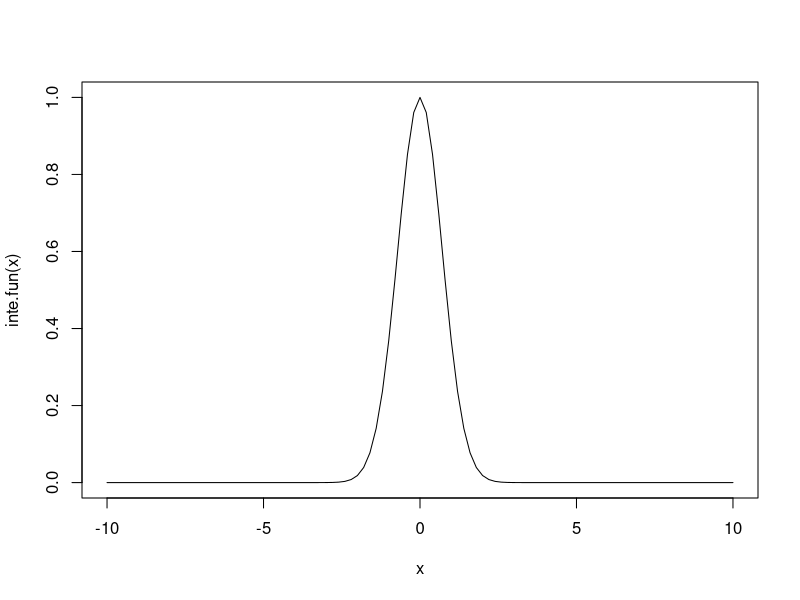
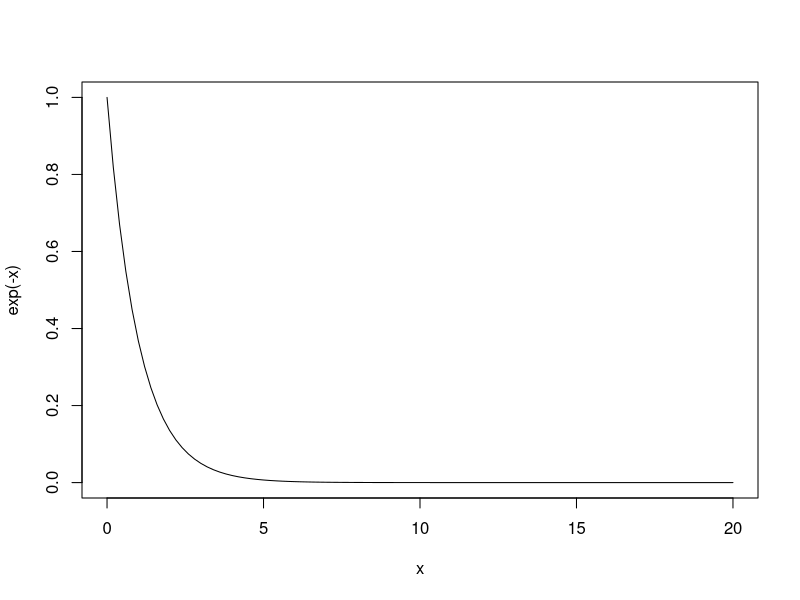
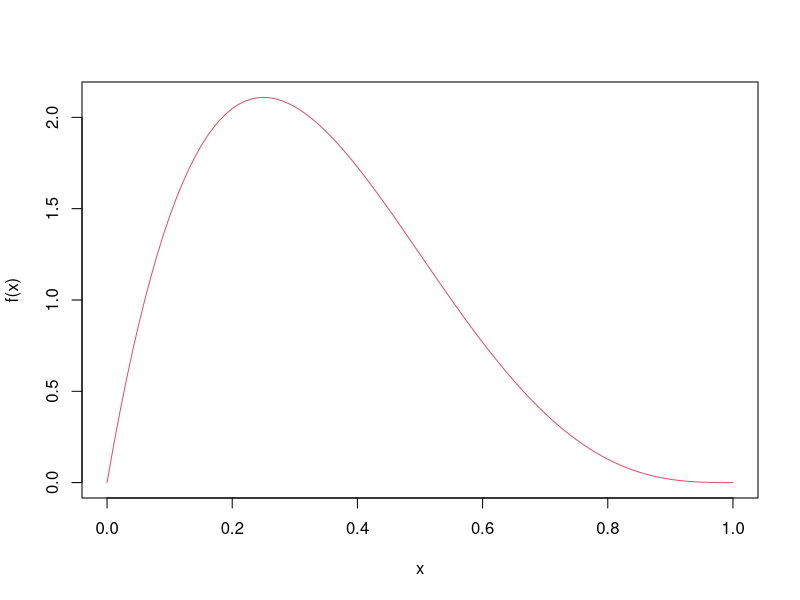
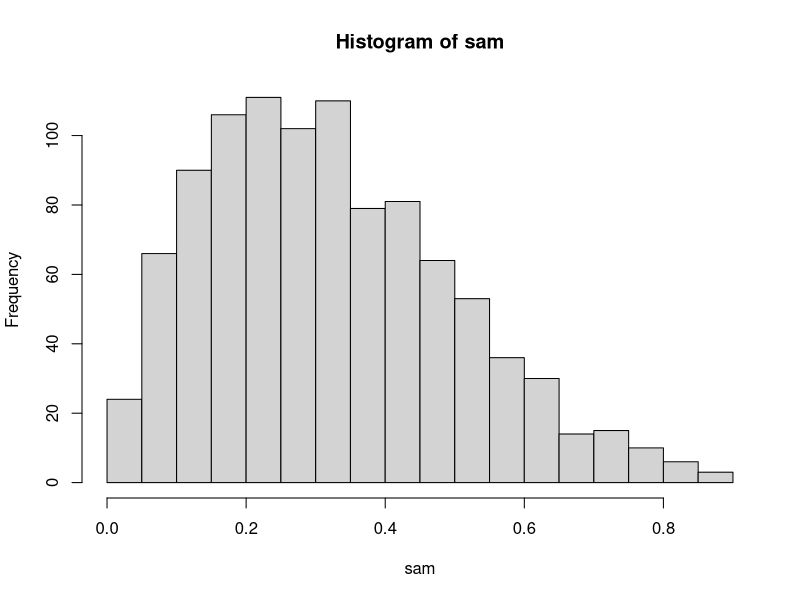
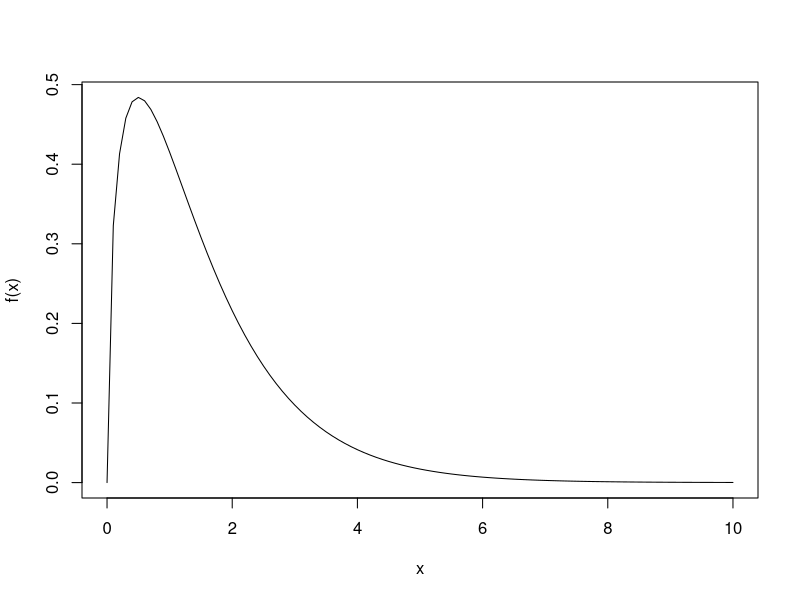
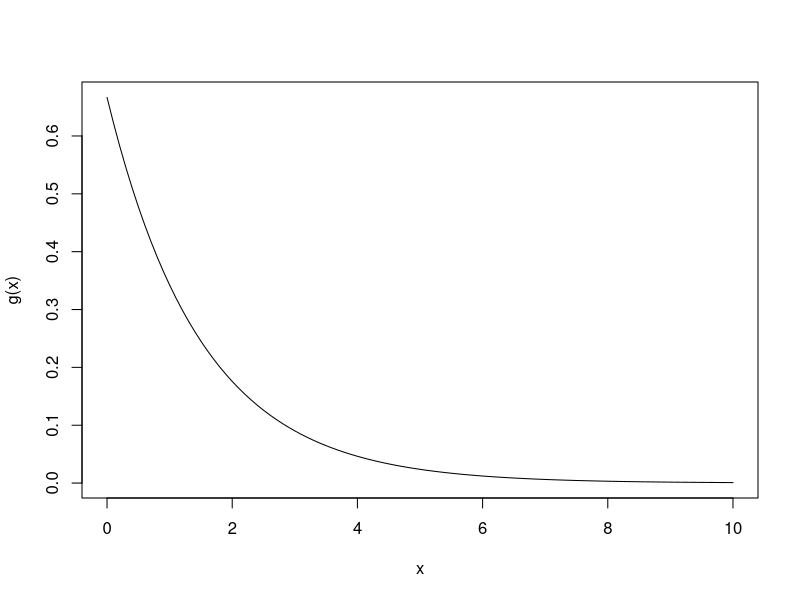
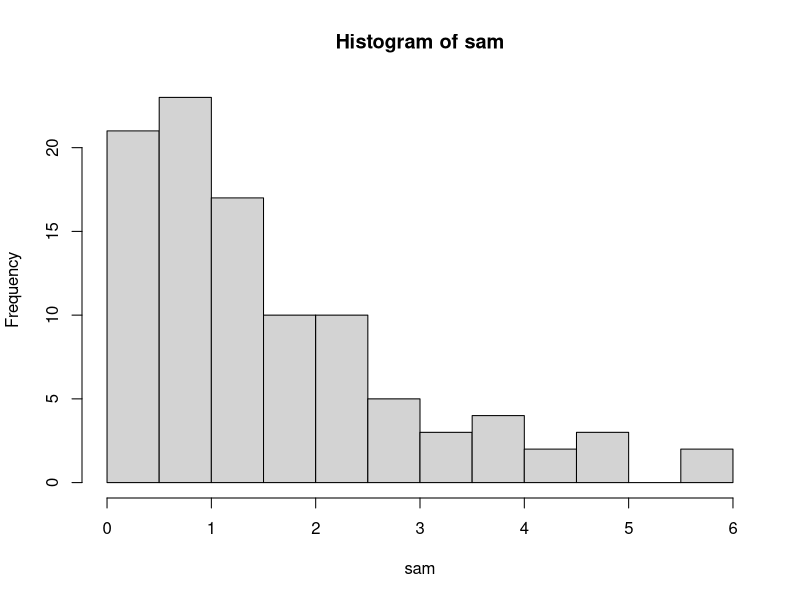
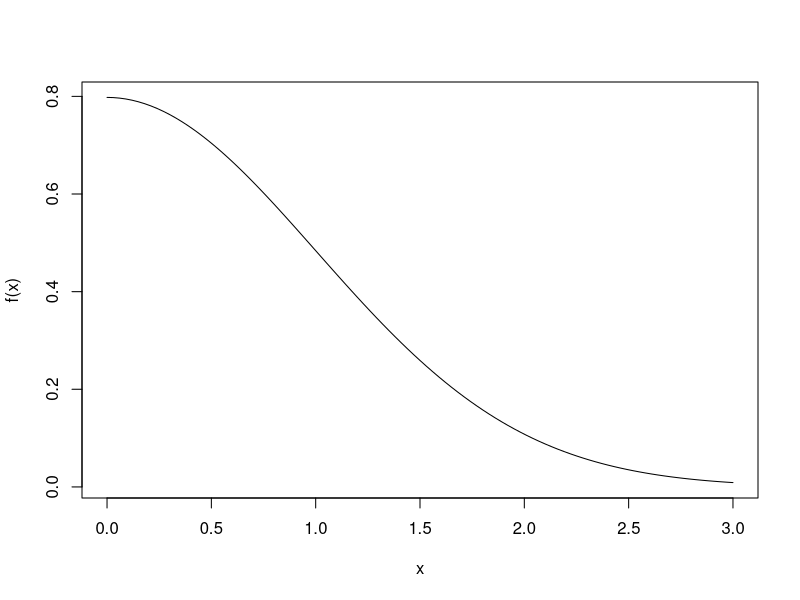

The R source for these figures, in order: (Note: this script raises an error after producing the figures.)









































################################################################################
# Practical 1

# Use simulation to approximate the following integral. Also compare your estimate with
# the exact answer if known:

# integration exp(x^2) range -inf to inf
inte.fun <- function(x){
  return(exp(-x^2))
}
# Actual Value
ac <-integrate(inte.fun, -Inf, Inf)
ac
# plot 
curve(inte.fun, from = -10, to = 10)
# Simulation with random number
# using runif()
u <- runif(1000,-5,5)
# Multiply of density
ap.value <- mean(inte.fun(u))*10
# Approximate value
ap.value
# Error of Approximation
e <- abs(ap.value - ac$value)
e

################################################################################
# Practical 2
# Use simulation to approximate the following integral. Also compare your estimate with
# the exact answer if known:
# double integration of exp(-(x+y))dydx range 0 to inf and 0 to x
# Plot
curve(exp(-x), from = 0, to= 20)

u1 <- runif(1000, 0, 10)
u2 <- runif(1000, 0, 10)
Iy <- ifelse(u1 <u2,1,0)

ap.value <- mean(Iy*exp(-(u1+u2))*10*10)
# Approximate value
ap.value
# Actual value
ac <- 0.5
# Error of Approximation
e <- abs(ap.value - ac)
e

################################################################################
# Practical 3

# Let U be Uniform on (0,1). Use simulation to approximate the following:
# Corr(u ,sqrt(1-u^2) )
# corr(u^2,  sqrt(1-u^2))

u <- runif(1000, 0,1)
y <- sqrt(1-u^2)
# Correlation of 1
cor(u, y)
x <- u^2
# Correlation
cor(x,y)

################################################################################
# Practical 4
# Let us use the rejection method to generate a random variable having density function
# f(x) = 20*x*(1-x)^3 0<x<1
f <-function(x){
  return(20*x*(1-x)^3)
}
curve(f,0,1, col =2)
c <- 135/65 
sam <- c()
while(TRUE){
  u <- runif(1, 0,1)
  x <- runif(1,0,1)
  if(u < f(x)/c){
    sam <- c(sam, x)
  }
  if(length(sam) ==1000){
    break
  }
}
sam
hist(sam, breaks =20)
################################################################################
# Practical 5
# Implement the rejection sampling technique to generate a random variable following the
# gamma distribution with parameters (3/2, 1), where the density function is given by
# f(x) = K* x^0.5 * exp(-x) ;x>0
K <- 2/sqrt(pi)

f <- function(x){
  return(2* x^0.5 * exp(-x) / sqrt(pi))
}

g <- function(x){
  # To take a density of exponential
  return(2* exp(-2*x/3)/3)
}
curve(f, 0, 10)
curve(g, 0, 10)
c <- 3^(3/2) /(2*pi*exp(1))^0.5
sam <- c()
while(TRUE){
  u <- runif(1, 0,1)
  x <- rexp(1, 2/3)
  if(u < f(x)/(g(x)*c)){
    sam <- c(sam, x)
  }
  if(length(sam) ==100){
    break
  }
}
sam
hist(sam, breaks =20)


################################################################################
# Practical 6
# Using the rejection technique generate a Normal random number Z(0,1) where the
# absolute value of z has the following density function,
# f(x) = (2/sqrt(2*pi)) * exp(-x^2 /2) ; x>0

f <- function(x){
  return((2/sqrt(2*pi)) * exp(-x^2 /2))
}

g <- function(x){
  return(exp(-x))
}
c <- sqrt(2*exp(1)/ pi)
sam <- c()
while(TRUE){
  u <- runif(1, 0,1)
  x <- rexp(1, 1)
  if(u < f(x)/(g(x)*c)){
    sam <- c(sam, x)
  }
  if(length(sam) ==100){
    break
  }
}
sam
curve(f, 0, 3)
hist(sam, breaks =20)

################################################################################
# Practical 7
# If Z is a standard normal variable, then show that
# E(|z|) = sqrt(2/pi)
# Actual value
ac.value <- sqrt(2/pi); ac.value
sam <- rnorm(1000)
# Approximate value
ap.value <- mean(abs(sam)) ; ap.value
# Error 
e <- abs(ap.value - ac.value); e
################################################################################
# Practical 8
# Estimate the expected value E(x^2)when X ∼ N(0,1). using importance sampling with a proposal
# distribution q(x) = N(5,2). Compare the target distribution p(x) and the proposal distribution q(x)
# using a density plot.

sam1 <- rnorm(1000, 0, 1)
expx2 <- mean(sam1^2)
expx2

true_ex<- 1 
# important  sampling
sam2 <- rnorm(1000, 5,2)

weights <- dnorm(sam2, 0,1)/ dnorm(sam2, 5,2) 

exx2_imp <- sum(weights*sam2^2)/sum(weights) 
exx2_imp

x_vals <- seq(-5, 10, length.out = 1000)
p_vals <-dnorm(x_vals, 0, 1)
q_vals <- dnorm(x_vals, 5, 2)


plot(x_vals, p_vals, type = "l", col = "blue", lwd = 2, ylim = c(0, max(p_vals, q_vals)), 
     xlab = "x", ylab = "Density", main = "Comparison of Target and Proposal Distributions")
lines(x_vals, q_vals, col = "red", lwd = 2, lty = 2)  

################################################################################
# Practical 9
p <- 0.3
geo_simu <- function(p){
  x <- 1
  while (TRUE) {
    u <- runif(1)
    if(u <p){
      return(x)
    }
    x <- x+1
  }
}

n <- 1000
samp <- replicate(n, geo_simu(p))
x_vals <- 1:20
theo_p <- (1-p)^(x_vals -1)*p

sim_p <- table(samp) / n

plot(as.numeric(names(sim_p)), as.numeric(sim_p), type = "h", col = "blue", lwd = 2, 
     xlab = "X", ylab = "P(X)", main = "Simulated vs Theoretical Geometric Distribution",
     ylim = c(0, max(sim_p, theo_p)))
points(x_vals, theo_p, col = "red", pch = 19)
legend("topright", legend = c("Simulated", "Theoretical"), col = c("blue", "red"), lwd = 2, pch = c(NA, 19))

################################################################################
# Practical 10
# Suppose X is a random variable following the probability density function f(x). Use Monte Carlo
# simulation to estimate the expectation of function h(x) = x/2^(x-1) 
# Apply the Antithetic Variates Method to
# improve the efficiency of the estimation and reduce variance. Use k samples to verify the accuracy of the
# estimates. Compare the computational efficiency (time taken) and variance of both methods. Provide a
# visualization of the Monte Carlo and Antithetic estimates to demonstrate the variance reduction effect.

# let assume x ~ unifrom (0,1)
h <- function(x){
  return( x/2^(x-1))
}

l <- data.frame(n = c(),mean_mc =c(), var_mc =c(),mean_av= c(),var_av =c(), per_var = c())
K = c(1000, 2000, 6000)
for(n in K){
  ###    Basic Monte Carlo
  u <- runif(n)
  mean_mc <- mean(h(u))
  var_mc <- var(h(u))
  # cat("Basic MC Estimate: ",mean_mc , "\n")
  # cat("Variance - Basic MC: ", var_mc, "\n")
  
  ###    Antithetic Variates
  u1 <- runif(n/2)
  u2 <- 1-u1
  mean_av <- (mean(h(u1))+mean(h(u2)))/2
  var_av <-(var(h(u1))+var(h(u2))+ 2* cov(h(u1), h(u2)))/(4*n)
  # cat("Antithetic Estimate: ",mean_av , "\n")
  # cat("Variance - Antithetic: ",var_av  , "\n")
  # percent of variance reduction with respect to var_mc
  per_var <- (var_mc -var_av )*100/var_mc
  l1 <- data.frame(n =c( n),mean_mc =c(mean_mc), var_mc =c(var_mc),mean_av= c(mean_av),var_av =c(var_av), per_var = c(per_var))
  l <- rbind(l,l1)
}
l
barplot(l$var_mc)
barplot(l$var_av)



################################################################################
# Practical 11
#Suppose Xis a random variable following the Exponential distribution with parameter λ.
#Use Monte Carlo simulation to estimate the expectation of the function h(x) = exp(-x).
#Apply the control Variates Method to improve the efficiency of the estimation and reduce
#variance. Use k samples to verify the accuracy of the estimates. Compare the
#computational efficiency (time taken) and variance of both methods. Provide a
#visualization of the Monte Carlo and Antithetic estimates to demonstrate the variance
# reduction effect.

h <- function(x){
  return( x/2^(x-1))
}

g <- function(x) {
  x
}
l <- data.frame(n = c(),mean_mc =c(), var_mc =c(),mean_av= c(),var_av =c(), per_var = c())
K = c(1000, 2000, 6000)
for(n in K){
  ###    Basic Monte Carlo
  u <- rexp(n,1)
  mean_mc <- mean(h(u))
  var_mc <- var(h(u))
  # cat("Basic MC Estimate: ",mean_mc , "\n")
  # cat("Variance - Basic MC: ", var_mc, "\n")
  
  ###    Antithetic Variates
  u1 <- rexp(n/2, 1)
  u2 <- g(u1)
  mean_av <- (mean(h(u1))+mean(h(u2)))/2
  var_av <-(var(h(u1))+var(h(u2))+ 2* cov(h(u1), h(u2)))/(4*n)
  # cat("Antithetic Estimate: ",mean_av , "\n")
  # cat("Variance - Antithetic: ",var_av  , "\n")
  # percent of variance reduction with respect to var_mc
  per_var <- (var_mc -var_av )*100/var_mc
  l1 <- data.frame(n =c( n),mean_mc =c(mean_mc), var_mc =c(var_mc),mean_av= c(mean_av),var_av =c(var_av), per_var = c(per_var))
  l <- rbind(l,l1)
}
l
barplot(l$var_mc)
barplot(l$var_av)


################################################################################
# Practical 12
# AR(1) Process simulation

T <- 100
phi <- 0.7
sigma <- 1.5

y <- numeric(T)
ep <- rnorm(T, mean = 0, sd = sigma) 
y[1] <- ep[1] 

for( t in 2:T){
  y[t] <- phi* y[t-1] +ep[t] 
}
# AR(1) simulation
plot(1:T, y, col = 2,type = 'l')

# MH algorithm to estimate the parameters
#Not done in practical(said to leave)

################################################################################
# Practical 13

# 1.Run the MCMC simulation using MH algorithm for 10,000 iterations to generate
# samples of the parameters.
# 2. Estimate the variance of the posterior mean using the nonoverlapping batch mean
# (NBM ) method. Also, provide the necessary plots.

set.seed(123)
ar1<-function(T,phi,sigma){
  y <- numeric(T)
  ep <- rnorm(T, mean = 0, sd = sigma) 
  y[1] <- ep[1] 
  
  for( t in 2:T){
    y[t] <- phi* y[t-1] +ep[t] 
  }
  return(y)
}

T <- 100
phi <- 0.7
sigma <- 1.5
y<-ar1(T,phi,sigma)

mh_sampler<-function(y,n,sd_phi=0.1,sd_sigma2=0.1){
  phi_mh<-numeric(n)
  sigma2_mh<-numeric(n)
  phi_mh[1]<-runif(1,-1,1)
  sigma2_mh[1]<-var(y)
  log_like<-function(phi,sigma2,y){
    l<-length(y)
    sum(dnorm(y[-1],mean=phi*y[-l],sd=sqrt(sigma2),log = T))
  }
  for(i in 2:n){
    phi_prop<-rnorm(1,phi_mh[i-1],sd_phi)
    sigma2_prop<-rnorm(1,sigma2_mh[i-1],sd_sigma2)
    if(abs(phi_prop)<1 && sigma2_prop>0){
      log_acp_ratio<-log_like(phi_prop,sigma2_prop,y) - log_like(phi_mh[i-1],sigma2_mh[i-1],y)
      if(log(runif(1))<log_acp_ratio){
        phi_mh[i]<-phi_prop
        sigma2_mh[i]<-sigma2_prop
      }
      else{
        phi_mh[i]<-phi_mh[i-1]
        sigma2_mh[i]<-sigma2_mh[i-1]
      }
    }
  }
  return(list(phi=phi_mh,sigma2=sigma2_mh))
}
samples<-mh_sampler(y,n=10000);samples

nbm_var<-function(x,batch_size){
  n_batch<-floor(length(x)/batch_size)
  batch_mean<-sapply(1:n_batch,function(i){
    mean(x[((i-1)*batch_size+1) : (i*batch_size)])
  })
  return(var(batch_mean)/n_batch)
}
cat('Estimated variance of phi using NBM :',nbm_var(samples$phi,batch_size = 50))
cat('Estimated variance of sigma2 using NBM :',nbm_var(samples$sigma2,batch_size = 50))

par(mfrow=c(3,2))
plot(samples$phi,type = 'l',main = 'Trace plot of phi',xlab = 'iterations',ylab = 'phi')
plot(samples$sigma2,type = 'l',main = 'Trace plot of sigma^2',xlab = 'iterations',ylab = 'sigma^2')
hist(samples$phi,breaks = 50,probability = T)
hist(samples$sigma2,breaks = 50,probability = T)
acf(samples$phi,main = 'Autocorrelation function of phi')
acf(samples$sigma2,main = 'Autocorrelation function of sigma^2')

################################################################################
# Practical 14
# Generate random samples from a Normal distribution using the Metropolis-Hastings
# (M-H) algorithm and estimate its parameters. Then, implement a burn-in period to
# remove initial bias and compare results using the Mean Squared Error (MSE).
# Do it for different sample sizes (n=50,100,250)


mh_sample<-function(n,mu = 0,sigma = 1,prop_sd = 1){
  set.seed(123)
  samples<-numeric(n)
  x<-rnorm(1,mu,sigma)
  samples[1]<-x
  for(i in 2:n){
    prop<-rnorm(1,x,prop_sd)
    acc_ratio<-dnorm(prop,mu,sigma)/dnorm(x,mu,sigma)
    if(runif(1)<acc_ratio){
      x<-prop
    }
    samples[i]<-x
  }
  return(samples)
}

n_mh<-10000
mu<-0
sigma<-1
samples<-mh_sample(n_mh,mu,sigma,prop_sd=2)
plot(cumsum(samples)/1:n_mh)

n<-c(50,100,250)
results<-data.frame(n=integer(),est_mean=numeric(),est_sd=numeric(),mse_mean=numeric(),mse_sd=numeric(),
                    est_mean_burn=numeric(),est_sd_burn=numeric(),mse_mean_burn=numeric(),
                    mse_sd_burn=numeric())
for(t in n){
  s<-mh_sample(t)
  est_mean<-mean(s)
  est_sd<-sd(s)
  mse_mean<-(mu-est_mean)^2
  mse_sd<-(sigma-est_sd)^2
  s_b<-samples[5000:(5000+t-1)]
  est_mean_burn<-mean(s_b)
  est_sd_burn<-sd(s_b)
  mse_mean_burn<-(mu-est_mean_burn)^2
  mse_sd_burn<-(sigma-est_sd_burn)^2
  results<-rbind(results,data.frame(n=t,est_mean=est_mean,est_sd=est_sd,mse_mean=mse_mean,mse_sd=mse_sd,
                                    est_mean_burn=est_mean_burn,est_sd_burn=est_sd_burn,
                                    mse_mean_burn=mse_mean_burn,mse_sd_burn=mse_sd_burn))
}
print(results)


################################################################################
# Practical RR Sir Practical 1 
# delivery time data calculate residual, standardised residual, studentized residual
# press residual, find influential obs. and leverage point


data <- data.frame(obsno = 1:25,
                   y = c(16.68,11.50,12.03,14.88,13.75,18.11,8,17.83,79.24,21.50,40.33,21,13.50,19.75,24,29,15.35,19,9.50,35.10,17.90,52.32,18.75,19.83,10.75),
                   x1 = c(7,3,3,4,6,7,2,30,5,10,16,4,6,6,9,10,6,7,3,17,10,26,9,8,4),
                   x2 = c(560,220,340,80,150,330,110,1460,605,688,215,255,462,448,448,60,200,132,36,770,140,810,450,635,150))


# Fit multiple linear regression model
model <- lm(y ~ x1 + x2, data = data)

# Residuals
data$residual <- residuals(model)

# Standardized residuals
data$standardized_resid <- rstandard(model)

# Studentized residuals
data$studentized_resid <- rstudent(model)

# Leverage (hat values)
data$leverage <- hatvalues(model)

# Cook's Distance (Influence measure)
data$cooks_distance <- cooks.distance(model)

# PRESS residuals: prediction residuals
press_resid <- residuals(model) / (1 - hatvalues(model))
data$press_resid <- press_resid

# Optional: Thresholds
leverage_cutoff <- 2 * (length(coef(model)) / nrow(data))  # Common threshold
influential_cooks_cutoff <- 4 / nrow(data)

# Identify influential observations and high leverage points
data$high_leverage <- data$leverage > leverage_cutoff
data$influential <- data$cooks_distance > influential_cooks_cutoff

# View results
print(data)


################################################################################


##### Bayesian

##practical 1
## Let us consider the following dataset from Normal distribution N(μ , 1).
## Let us consider μ ~ Ν ( τ , 2) is the prior distribution . 
## Obtain the posterior distribution for the parameter μ and plot the prior and
## posterior distribution in the same graph for τ = 10,15 and 20 . 
## Also, obtain the posterior mean for each value of the hyperparameter τ.
## 9.48,17.15,11.68,10.00,11.88,12.13,14.93,9.73,7.61,7.21,10.28,7.03,11.01,12.36,13.28,6.58,11.07,12.56,8.18,9.17

library(stats)
dataset<-c(9.48,17.15,11.68,10.00,11.88,12.13,14.93,9.73,7.61,7.21,10.28,7.03,11.01,12.36,13.28,6.58,11.07,12.56,8.18,9.17)
prior_mu<-0
prior_sd<-sqrt(2)
calculate_posterior<-function(dataset,prior_mu,prior_sd,t){
  n<-length(dataset)
  dataset_mean<-mean(dataset)
  posterior_sd<-1/sqrt((1/prior_sd^2)+(n/t^2))
  posterior_mu<-posterior_sd^2*((prior_mu/prior_sd^2)+(dataset_mean*n/t^2))
  return(list(mu=posterior_mu,sd=posterior_sd))
}
t_values<-c(10,15,20)
posterior_distributions<-list()
posterior_means<-c()
for(t in t_values){
  posterior<-calculate_posterior(dataset,prior_mu,prior_sd,t)
  posterior_distributions[[as.character(t)]]<-posterior
  posterior_means<-c(posterior_means,posterior$mu)
}
par(mfrow=c(1,length(t_values)),mar=c(5,5,2,2))
for(i in 1:length(t_values)){
  t<-t_values[i]
  posterior<-posterior_distributions[[as.character(t)]]
  x<-seq(prior_mu-4*prior_sd,prior_mu+4*prior_sd,length.out=100)
  y_prior<-dnorm(x,prior_mu,prior_sd)
  y_posterior<-dnorm(x,posterior$mu,posterior$sd)
  plot(x,y_prior,type="l",col="blue",xlab="mu",ylab="density",main=paste("t=",t))
  lines(x,y_posterior,col="red")
  legend("topright",legend = c("prior","posterior"),col=c("blue","red"),lty = 1)
}
cat("Posterior Means:\n")
for(i in 1:length(t_values)){
  cat("t=",t_values[i],":",posterior_means[i],"\n")
}


##practical 2
##Let us consider the following dataset follows an exponential distribution 
## with scale parameter θ. let us consider the prior% . 
## Obtain posterior distribution, Bayes Estimator, and 0-95 ΗPD interval for the parameter θ .
## 3.29,7.53,0.48,2.03,0.36,0,07,4.49,1.05,9.15,3.67,2.22,2.16,4.06,11.62,8.26,1.96,9.13,1.78,3.81,17.02

data<-c(3.29,7.53,0.48,2.03,0.36,0,07,4.49,1.05,9.15,3.67,2.22,2.16,4.06,11.62,8.26,1.96,9.13,1.78,3.81,17.02)
alpha<-1
beta<-1
likelihood<-function(theta,data){
  n<-length(data)
  sum(-theta*data)+n*log(theta)
}
posterior<-function(theta,data,alpha,beta){
  likelihood(theta,data)+dgamma(theta,alpha,beta,log = TRUE)
}
theta_values<-seq(0.001,10,by=0.001)
posterior_values<-sapply(theta_values,posterior,data=data,alpha=alpha,beta=beta)
posterior_density<-exp(posterior_values-max(posterior_values))
posterior_density<-posterior_density/sum(posterior_density)
bayes_estimator<-sum(posterior_density*theta_values)
cdf<-cumsum(posterior_density)
lower_index<-min(which(cdf>=0.025))
upper_index<-min(which(cdf>=0.975))
hpd_interval<-c(theta_values[lower_index],theta_values[upper_index])
cat("Bayes Estimator:",bayes_estimator,"\n")
cat("0.95 HPD interval:",hpd_interval[1],"-",hpd_interval[2],"\n")



##practical 3
## Consider the situation where in a child is given an intelligence test. Assume that the test result X is N( θ, 100), 
## where θ is the true IQ level of the child measured by the test. In other words if the child were to take a large number
## Of independent similar tests, his average score would be θ. Assume also that the population, as a whole, θ is distributed 
## according to a N(100, 225) distribution. Thus, if a child scores 115 on the test then,
## a. Obtain the distribution of his Io . 
## b. Obtain Baye's decision under the following setup of actions and loss functions
## Actions are defined as :
## a1: IQ is below average (θ< 90)
## a2: IQ is average ( 90 <= θ < =110)
## a3: IQ is above average (θ > 110)

## loss function are defined as :
## L(θ , a1 ), L(θ , a2 ),L(θ , a3)

calculate_posterior<-function(test_score,prior_mean,prior_variance,test_variance){
  posterior_mean<-(prior_mean/prior_variance+test_score/test_variance)/(1/prior_variance+1/test_variance)
  posterior_variance<-1/(1/prior_variance+1/test_variance)
  return(list(mean=posterior_mean,variance=posterior_variance))
}
test_score<-115
prior_mean<-100
prior_variance<-225
test_variance<-100
posterior<-calculate_posterior(test_score,prior_mean,prior_variance,test_variance)
posterior_mean<-posterior$mean
posterior_variance<-posterior$variance
distribution<-paste("N(",posterior_mean,",",posterior_variance,")")
action1_loss<-function(theta){
  if(theta<90){
    return(0)
  }
  else if(theta>=90&&theta<110){
    return(theta-90)
  }
  else{
    return(2*(theta-90))
  }
}

action2_loss<-function(theta){
  if(theta<90){
    return(90-theta)
  }
  else if(theta>=90&&theta<110){
    return(0)
  }
  else{
    return(theta-110)
  }
}

action3_loss<-function(theta){
  if(theta<90){
    return(2*(theta-110))
  }
  else if(theta>=90&&theta<110){
    return(110-theta)
  }
  else{
    return(0)
  }
}
decision<-c(action1_loss(posterior_mean),action2_loss(posterior_mean),action3_loss(posterior_mean))
bayes_decision<-paste("a",which.min(decision),sep="")
cat("Distribution of true IQ:",distribution,"\n")
cat("Bayes decision:",bayes_decision,"\n")




#practical 4
fmu<-82.1
pmu<-82.4
psig<-1.1
fsig<-1.7
ro<-1/((psig)^2)+1/((fsig)^2)
mux<-(fmu/((fsig)^2)+pmu/((psig)^2))/ro
sigx<-(1/ro)^(0.5)
prior<-pnorm(83,pmu,psig)/(1-pnorm(83,pmu,psig))
post<-pnorm(83,mux,sigx)/(1-pnorm(83,mux,sigx))
bayes<-post/prior
if(bayes>1)
  print("we accept H0 i.e mass of electron is less than 83")
if(bayes<1)
  print("We accept H1 i.e mass of electron is greater than 83")
if(bayes==1)
  print("neither H0 nor H1")
variable<-c("Prior_hours","POsterior_hours","bayes_factor")
Estimate<-c(prior,post,bayes)
data.frame(variable,Estimate)



####Cism
##Mid Square Method practical 1
z<-array(0,dim=500)
z[1]=2182   ##four digit number
for(i in 1:500){
  z[i+1]=z[i]^2%/%100%%10000
}
z
u=z/10000
u
hist(u)
#LCG Method
m=15
c=5;a=3
z=array(0,dim = 20)
n=20
z[1]=7
for(i in 1:n){
  z[i+1]=(a*z[i]+c)%%m
}
z
u<-z/m
u
##convert this random numbers from 10 to 20
u1=10*u+10;u1



###Box Muller#practical 2
n<-100
observations<-numeric(n)
for(i in 1:n){
  u1<-runif(100)
  u2<-runif(100)
  z1<-sqrt(-2*log(u1))*cos(2*pi*u2)
  z2<-sqrt(-2*log(u1))*sin(2*pi*u2)
  observations[i]<-z1}
observations
plot(density(observations))
##acceptance-rejection method
target_pdf=function(x)
{
  return(sqrt(2/pi)*exp(-x^2/2))
}
x=seq(0,5,0.1)
pdf_x=target_pdf(x)
plot(x,pdf_x)
lines(x,exp(-x))
n=5000
y=rexp(n,1)
u=runif(n,0,1)
c=sqrt(2/pi)*exp(0.5)
z=c()
j=1
for(i in 1:n)
{  t=target_pdf(y[i])/(c*dexp(y[i],1))
if(u[i]<=t)
{ z[j]=y[i]
j=j+1;
}
}
z
m=length(z)
plot(density(z))
hist(z,freq=F)

##double exponential
u1<-runif(1000)
u2<-runif(1000)
t=array()
for(i in 1:1000){
  if(u1[i]<=1/2){
    t[i]<-log(u2[i])
  }
  else{t[i]=-log(1-u2[i])}
}
plot(density(t))
t
u=runif(1000)
z=array()
j=1
c=sqrt(2*2.71/3.14)
for(i in 1:1000){
  if(u[i]<=((1/sqrt(2*3.14))*exp(-(t[i]^2)/2))/(((1/2)*exp(-abs(t[i]))*c))){
    z[j]=t[i]
    j=j+1
  }
}
plot(density(z))
z
length(z)


##Gamma practical 3
rm(gamma)
scale=10
shape=0.6
rate=1/scale;rate
lambda=rate/shape;lambda
c1=(1/gamma(shape))/(rate/shape)*(((shape-1)/(rate-lambda))^(shape-1))*exp(1-shape);c1
target_pdf<-function(x,shape,scale){
  return((1/(gamma(shape)*(scale^shape)))*(exp(-x/scale)*(x^(shape-1))))
}
x=seq(0,1000,1);length(x)
pdf_x=target_pdf(x,shape,scale)
plot(x,pdf_x)
plot(x,(c1*(1/(shape*scale))*(exp(-1/((shape*scale))*x))))
n=500
y=rexp(n,rate=1/(shape*scale))
u=runif(n,0,1)
z=c()
j=1
for(i in 1:n){
  t=target_pdf(y[i],shape,scale)/(c1*(1/(shape*scale)*exp(-(1/(shape*scale)*y[i]))))
  if(u[i]<=t){
    z[j]=y[i]
    j=j+1
  }
}
p=z[1:100];p
m=length(p);m
plot(density(p))
hist(p,freq = F)





##practical 4
library(MASS)
log_normal<-rlnorm(100,meanlog = 2,sdlog=0.6)
log_normal
fit<-fitdistr(log_normal,densfun="lognormal")
fit$estimate



scale<-10
expo<-rexp(100,rate = 1/scale)
expo
likelihood<-function(scale,data){
  -sum(log(dexp(data,rate = 1/scale))) 
}
mle<-optim(par = 1,fn = likelihood,data=expo)
mle$par

c<-10
obs<-rexp(100,rate = 1)
obs<-obs[obs<=c]
obs
n<-length(obs)
mle<-n/sum(obs)
mle
truncate_weibull<-function(n,c){
  variable<-numeric(n)
  i<-1
  while(i<=n){
    x<-rweibull(1,shape = 1,scale = 1)
    if(x<=c){
      variable[i]<-x
      i<-i+1}
  }
  variable
}
weibull=truncate_weibull(100,c);weibull



library(MASS)
fit<-fitdistr(weibull,densfun = "weibull",start = list(shape=1,scale=1),lower=list(shape=0,scale=0))
fit$estimate




####practical5
## estimate pi
n<-20
x<-runif(n,min=-2,max=2)
y<-runif(n,min =-2,max = 2)
for(i in 1:n){
  cat("(",x[i],",",y[i],")\n")
}
count<-sum(x^2+y^2<=4)
estimated_pi<-4*count/n;estimated_pi
plot(n,estimated_pi,type="l",xlab=20,ylab=3.6,main="convergence of estimated pi")


##practical 6
install.packages("survival")
library(survival)
lifetimes<-c(2.231011,3.172750,3.489482,3.564249,3.651828,3.775029,4.128005,4.330958,4.652746,4.694818,4.799658,4.967496,5.156554,5.169422,5.273725,5.420835,5.613455,5.758367)
censoring<-rep(1,length(lifetimes))
surv<-Surv(lifetimes,censoring)
fit<-survreg(surv~1,dist = "gaussian",control = survreg.control(maxiter = 1000))
coef(fit)
fit



#### Regression


data=cbind(c(1.6907, 1.7242, 1.7552, 1.7842, 1.8113,1.8369, 1.861, 1.8839),c(59, 60, 62, 56, 63, 59, 62, 60), 
           c(6, 13, 18, 28, 52, 53, 61, 60))
colnames(data) <-c("logarithm ofCS2 concentration ", "no of beetles","no of killed")
data
N<-length(data)
ni<-data[,2]
xi<-data[,1]
yi<-data[,3]
logistic<-glm(cbind(yi,ni-yi) ~ xi, family=binomial(logit), data=data.frame(data))
logistic
propi <- yi/ni

# Fitted logistic model
fit.logis <- Vectorize(function(d)  plogis(logistic$coefficients[1] +logistic$coefficients[2]*d))

curve(fit.logis,1.6,2, xlab = "Dose", ylab = "Proportion", main = "Fitted Model", lwd = 2, cex.axis = 1.5, cex.lab = 1.5)
points(xi,propi,pch=10,col="red",lwd=2)
logistic$coefficients[1]

##practical2
Y<-c(2,3,6,7,8,9,10,12,15)
X<-c(-1,-1,0,0,0,0,1,1,1)
pois<-glm(Y~X,family = "poisson")
summary(pois)
pois$fitted.values
par(mfrow = c(2,3))
plot(pois, which = 1:6)
par(mfrow = c(1,1))



##practical3
if (!requireNamespace("minpack.lm", quietly = TRUE)) {
  install.packages("minpack.lm")
}
library(minpack.lm)

# Define the data
x <- c(8, 10, 12, 14, 16, 18, 20, 22, 24, 26, 28, 30, 32, 34, 36, 38, 40, 42)
y <- c(0.490, 0.475, 0.450, 0.437, 0.433, 0.455, 0.423, 0.407, 0.407, 0.407, 
       0.405, 0.393, 0.405, 0.400, 0.395, 0.400, 0.390, 0.390)

# Define the nonlinear model
model <- function(params, x) {
  a <- params[1]
  beta <- params[2]
  a + exp(-beta * (x - 8))
}


residuals <- function(params, x, y) {
  y - model(params, x)
}

# Initial guesses for parameters
start_params <- c(a = 0.4, beta = 0.1)

# Fit the model using nonlinear least squares
fit <- nls.lm(par = start_params, fn = residuals, x = x, y = y)

# Extract the estimated parameters
params <- coef(fit)
a <- params["a"]
beta <- params["beta"]

# Print the estimated parameters
cat("Estimated parameters:\n")
cat("a =", a, "\n")
cat("beta =", beta, "\n")







####practical 4
#y: Delivery Time(in min)

y<-c(16.68, 11.50, 12.03, 14.88, 13.75, 18.11, 8.00,17.83,79.24, 21.50,40.33,21.00, 13.50,19.75,24.00,29.00, 15.35, 19.00,9.50,35.10,17.90,52.32,18.75,19.83, 10.75)

y



#x1: Number of cases

x1<-c(7,3,3,4,6,7,2,7,30,5,16,10,4,6,9,10,6,7,3,17,10,26,9,8,4)

x1


#x2: Distance (in ft)

x2<-c(560,220,340,80,150,330, 110,210,1460,605,688,215,255,462,448,776,200,132, 36,770,140,810,450,635,150)

x2



data<-data.frame(x1,x2)

data

# Obtaining Leverage Point

model=lm(y~.,data=data)

model

summary(model)

#use of hatvalues() function to extract the leverage values, leverage values

# ranges b/w 0-1. values closer to 1 indicates high leverages.

leverage<-hatvalues(model)

leverage


threshold<- 2*length(coef(model))/length (model$residuals)

threshold

high_leverage_values<-which (leverage>threshold)

high_leverage_values

# Conclusion: From the leverages obtained, the leverage value of obs.9 and obs.22 # are the two most leveraged values in the model.

# Obtaining the influential Point model

# there are three ways to detect the influential point:

#a) using cook statistic,



cook_dist<-cooks.distance(model)

cook_dist


threshold_cook <-4/(length (model$residuals))

threshold_cook

influential_values<- which(cook_dist>threshold)

influential_values

dfbetas<- dfbetas (model)

dfbetas


dfits<- dffits(model)

dfits

model=lm(y~.,data=data)

model

summary(model)


residuals<-summary(model) $residuals

residuals

predicted_values<-predict(model)

predicted_values


press_residuals<-residuals(model,type="response")/(1-hatvalues(model))

press_residuals


raw_residuals<-residuals(model)

raw_residuals


studentized_residuals<-rstudent(model)

studentized_residuals




####practical 5
y<-c(8.01,9.06,10.31,11.78,12.43,13.31,13.10,14.94,16.17,14.71,13.20,13.19,11.70,10.99,10.80,10.66,10.75,9.47,10.31,8.88);y
length(y)
#X2: price at well hear in the previous year

x2<-c(4.89,4.83,4.68,4.42,4.36,4.55,4.66,4.54,4.44,4.75,4.56,4.29,4.19, 4.17,4.11,4.04,3.96,3.85,3.75,3.69)

x2
length(x2)
#x3: domestic output

x3<-c(5.52,5.05,5.41,6.16,6.26,6.34,6.81,7.15,7.17,6.71,7.05,7.04,7.18, 7.33,7.54,7.61,7.80,8.30,8.81,8.66)

x3
length(x3)
#x4: GNP constant

x4<-c(487.67,490.55,533.55,576.57,598.62,621.77,613.57,654.80,668.84,681.02,879.53,720.53,736.86,755.34,799.15,830.70,874.29,925.66,980.98,1007.72)

x4
length(x4)
#x5: trend value/time

x5<-c(1,2,3,4,5,6,7,8,9,10,11,12,13,14,15,16,17,18,19,20)
x5
length(x5)

library(stats)

data<-data.frame(x2,x3,x4,x5)

data

mlr_model<-lm(y~.,data=data)

mlr_model

summary(mlr_model)

loglin_model<-glm(log(y)~.,data=data);loglin_model

summary(loglin_model)

#For MLR, we are looking at the coeficient of determination and adjusted r_2. #higher the values of coeficient of determination and adjusted r_2 it indicates the #better fit. For Log-linear regression, we will examine at the deviance and AIC, lower #the deviance and AIC indicates the better fit.

#Conclusion: The Log linear model provides the better fit with the lower and #negative value of AIC.

#b)

model<-lm(y~., data=data)

model

residuals=model$residuals #extraction of residuals

residuals

n=length(residuals)

n

numerator=sum(diff(residuals)^2)

numerator

denominator=sum(residuals^2)

denominator

durbin_watson=numerator/denominator

durbin_watson

#The durbin watson test ranges from 0-4

#Value close to 2 indicates NO Autocorrelation, less than 2 indicates

#positive autocorrelation, greater than 2 indicates negative correlation

#Conclusion: As the value of durbin watson test is 0.80 which is less than 2 #indicates positive correlation.



godfrey_model=lm(y~.,data=data)

godfrey_model

godfrey_residuals=residuals(godfrey_model)

godfrey_residuals

lagged_residuals=c(NA,head(godfrey_residuals,-1));lagged_residuals

auxiliary_model=lm(godfrey_residuals~lagged_residuals)

auxiliary_model

r_squared=summary(auxiliary_model)$r.squared 
r_squared

n=length(godfrey_residuals)

Breusch_Godfrey<-n*r_squared

Breusch_Godfrey

summary(Breusch_Godfrey)

#by the visual inspecation of acf and pacf we can decide the value of p for #specific lags occuring.

acf=acf(godfrey_residuals)

acf

pacf=pacf(godfrey_residuals)




pacf

p_value=1-pchisq(Breusch_Godfrey,df=1); p_value

#bgtest-bgtest(auxiliary_model.order=p) here p is the order of the #autoregressive error structure we want to calculate.

bgtest=bgtest(auxiliary_model,order=1)



new_model<-lm(y~x4+x5,data=data)

new_model

summary(new_model)



model_e<-lm(y~x3+x5,data-data)

model_e

summary(model_e)

#f)

install.packages("lmtest")

library(lmtest)

bpg_test<-bptest(lm(y~x4),data=data)

bpg_test

kb_test=bptest(lm(y~x4),data=data,studentize=FALSE);kb_test

# Conclusion: Lower the p-value, evidences the presence of heteroscedasticity.

# In this scenario, breusch-pagan-godfrey test indicates the presence

# of heteroscedasticity.
